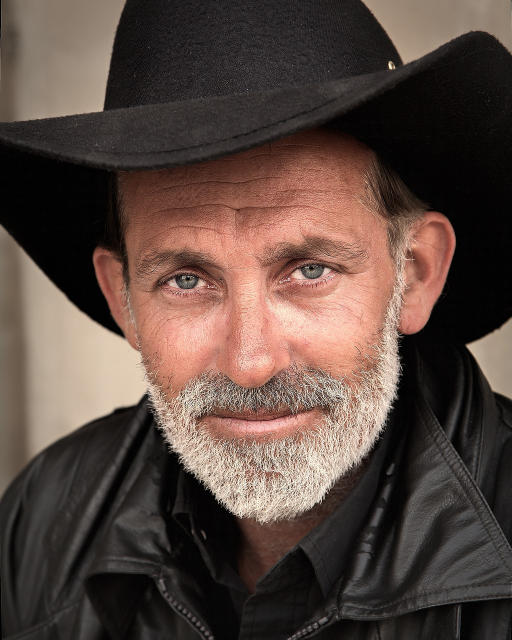
#> input picture 08_ImageProcessing-Basics/Pics_good/blackman_1.jpg, 1024 x 1280 px (shown at 1/2 size)
$ jupyter execute practice1_imageprocessing.ipynb
#> lines starting #> are read from the running program, lines starting #| are printed output that depends on the picture
#> further down, img is the input picture: shape (1280, 1024, 3); mean B, G, R 63.6, 71.1, 88.7
#### Problem: Write a function that shows some convolution filters at once.

[cell 1]
import numpy as np
import pandas as pd
import cv2
import seaborn as sb
import matplotlib.pyplot as plt
from pylab import rcParams
# from ipywidgets import interact

[cell 2]
def convolutionfilters(image_, k):
#> called with k = 5
    rcParams['figure.figsize'] = 20, 15    # This assigns the new size to the figure (width, height)
    # image_ = cv2.cvtColor(image_, cv2.COLOR_BGR2RGB)

    #1 Filter_2D
    kernel = np.ones((k, k), np.float32) / (k * k)
    img_filter2D = cv2.filter2D(image_, -1, kernel)

    #2 Blur Filter
    img_blur = cv2.blur(image_, (k, k))

    #3 Median Blur
    img_median = cv2.medianBlur(image_, k)

    #4 Gaussian Blur
    img_gaussian = cv2.GaussianBlur(image_, (k, k), cv2.BORDER_DEFAULT)

    #5 Bilateral Filter
    img_bilateral = cv2.bilateralFilter(image_, k, 120, 120)

    #6 Sharp with custom kernel
    kernel_shrp = np.array([[ 0, -1,  0],
                            [-1,  k, -1],
                            [ 0, -1,  0]])
    img_sharp = cv2.filter2D(image_, -1, kernel_shrp)
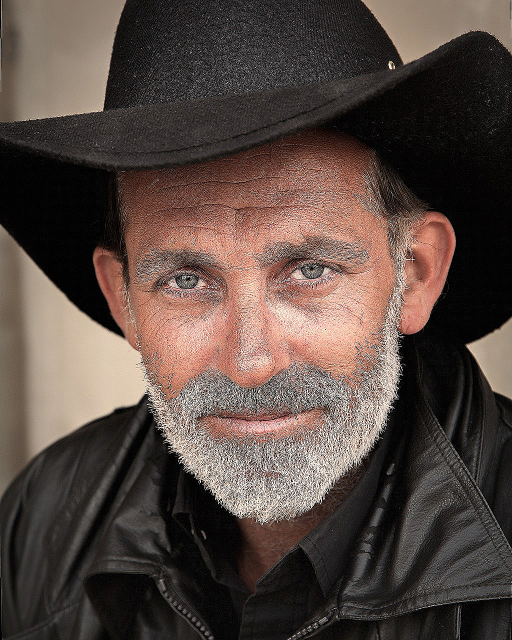
#> img_sharp: shape (1280, 1024, 3) (shown at 1/2 size); mean B, G, R 65.6, 71.9, 86.3


    # row_1
    plt.subplot(231), plt.imshow(cv2.cvtColor(img_filter2D, cv2.COLOR_BGR2RGB)), plt.title('Img_filter2D')     # Filter_2D
    plt.axis('off')
    plt.subplot(232), plt.imshow(cv2.cvtColor(image_, cv2.COLOR_BGR2RGB)), plt.title('Original Pic')           # Original Pic
    plt.axis('off')
    plt.subplot(233), plt.imshow(cv2.cvtColor(img_blur, cv2.COLOR_BGR2RGB)), plt.title('Img_blur')             # Blur Filter
    plt.axis('off')


     # row_2
    plt.subplot(234), plt.imshow(cv2.cvtColor(img_median, cv2.COLOR_BGR2RGB)), plt.title('Img_median')         # Median Blur
    plt.axis('off')
    plt.subplot(235), plt.imshow(cv2.cvtColor(img_gaussian, cv2.COLOR_BGR2RGB)), plt.title('Img_gaussian')     # Gaussian Blur
    plt.axis('off')
    plt.subplot(236), plt.imshow(cv2.cvtColor(img_bilateral, cv2.COLOR_BGR2RGB)), plt.title('Img_bilateral')   # Bilateral Filter
    plt.axis('off')

    # [10 lines of commented-out code are left out]

img = cv2.imread('Pics_good/blackman_1.jpg')
kernel_row = 5
convolutionfilters(img, kernel_row)
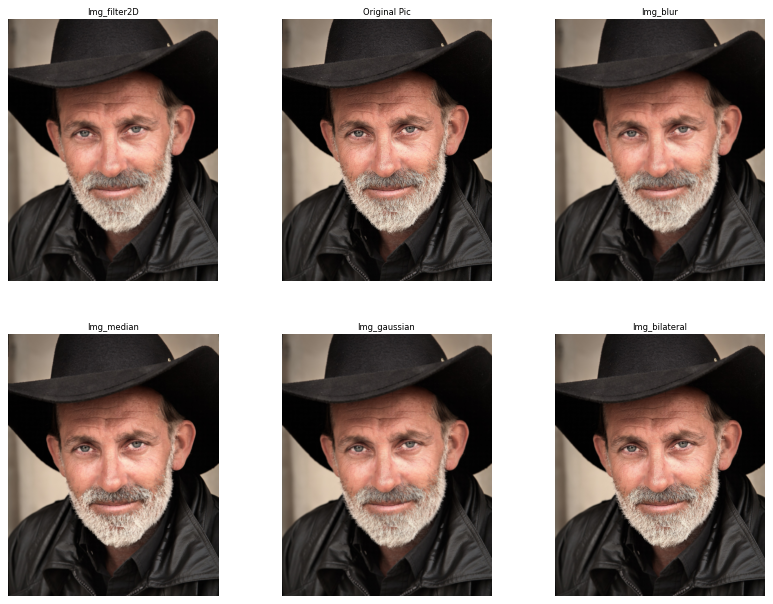
#> figure drawn by matplotlib, 6 panels
